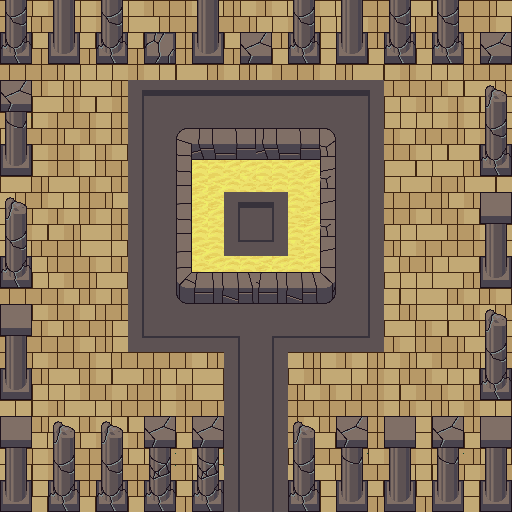

Rendered tile map (Tiled .tmx) drawn with the repository's tilesets; below, a short description and the map source with its tile grids summarised:
An orthogonal 32x32 tile map with 16x16 px tiles, 4 tile layers (Floor, OverFloor, AuxWall, Walls), 2 tilesets and 4 objects.

<map version="1.4" tiledversion="1.4.1" orientation="orthogonal" renderorder="right-down" width="32" height="32" tilewidth="16" tileheight="16" infinite="0" nextlayerid="8" nextobjectid="10">
 <tileset firstgid="1" name="tile_terrain" tilewidth="16" tileheight="16" tilecount="4096" columns="64">
  <image source="tile_terrain.png" width="1024" height="1024" />
 </tileset>
 <tileset firstgid="4097" source="objects.tsx" />
 <layer id="1" name="Floor" width="32" height="32">
  <properties>
   <property name="tilesheet" value="terrain" />
  </properties>
  <data>[1024 cells, 1024 non-empty, 34 distinct tile ids]</data>
 </layer>
 <layer id="5" name="OverFloor" width="32" height="32">
  <properties>
   <property name="cannotPass" value="" />
   <property name="tilesheet" value="terrain" />
  </properties>
  <data>[1024 cells, 116 non-empty, 42 distinct tile ids]</data>
 </layer>
 <objectgroup id="6" name="Interactions">
  <object id="2" x="161" y="112.667" width="191" height="207">
   <properties>
    <property name="isCrystal" type="bool" value="true" />
    <property name="text" value="The omnipotent crystal asks for your wish..." />
    <property name="text2">-You demand to have your friend 
 Gwegwein back</property>
    <property name="text3" value="-Will? is that you?" />
    <property name="text4" value="-Welcome back Gwegwein...  You are home." />
   </properties>
  </object>
  <object id="5" gid="4102" x="177.084" y="272.328" width="160" height="160">
   <properties>
    <property name="sprite" value="tile_crystal" />
   </properties>
  </object>
  <object id="6" x="10.5087" y="12.01">
   <ellipse />
  </object>
  <object id="9" x="3.00249" y="7.10543e-15" width="67.5561" height="63.0523">
   <properties>
    <property name="music" value="finalStageTheme" />
   </properties>
   <ellipse />
  </object>
 </objectgroup>
 <layer id="7" name="AuxWall" width="32" height="32">
  <properties>
   <property name="cannotPass" value="" />
   <property name="tilesheet" value="terrain" />
  </properties>
  <data>[1024 cells, 20 non-empty, 12 distinct tile ids]</data>
 </layer>
 <layer id="4" name="Walls" width="32" height="32">
  <properties>
   <property name="cannotPass" type="bool" value="true" />
   <property name="tilesheet" value="terrain" />
  </properties>
  <data>[1024 cells, 268 non-empty, 36 distinct tile ids]</data>
 </layer>
</map>
